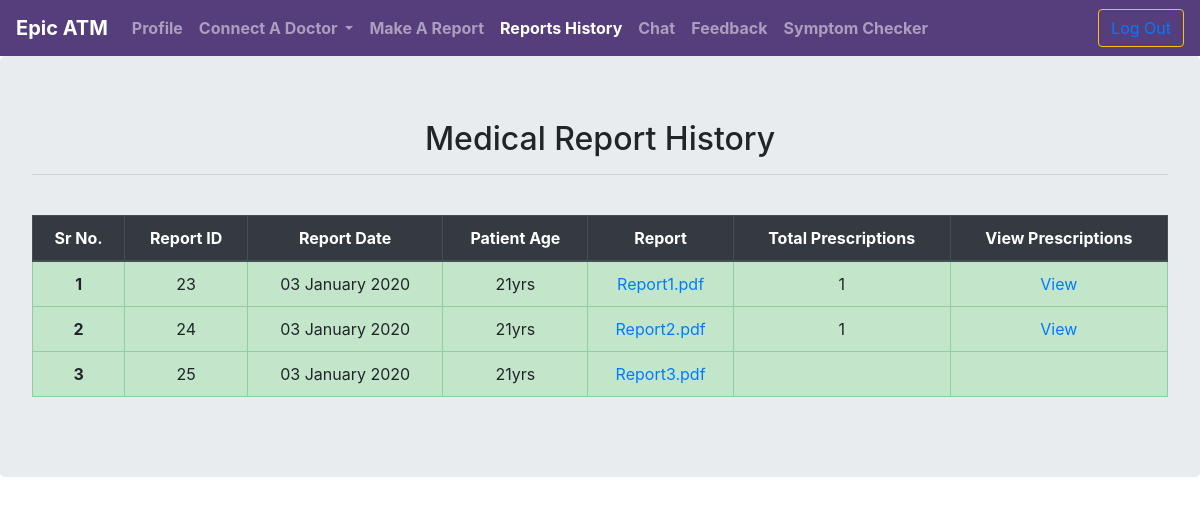
Page /userHistory.php (signed in) on the committed database.
### tables this page shows
CREATE TABLE `user_med` (
  `med_id` int(11) NOT NULL,
  `med_repdate` date NOT NULL,
  `total_pres` int(11) NOT NULL DEFAULT '0',
  `user_id` int(11) NOT NULL,
  `user_gender` varchar(20) NOT NULL,
  `med_age` varchar(20) NOT NULL,
  `med_wt` int(11) NOT NULL,
  `med_ht` int(11) NOT NULL,
  `med_bmi` int(11) NOT NULL,
  `med_fat` int(11) NOT NULL,
  `med_bp` int(11) NOT NULL,
  `med_hmg` int(11) NOT NULL,
  `med_pulse` int(11) NOT NULL,
  `med_temp` int(11) NOT NULL,
  `med_rbc` int(11) NOT NULL,
  `med_hct` int(11) NOT NULL,
  `med_wbc` int(11) NOT NULL,
  `med_plt` int(11) NOT NULL
);

### userHistory.php (the view, shortened to what this page needs)
<html lang="en">
<head>
<?php
if( $_SESSION["user_type"] == 'patient' ){
	require("userNav.php");
}else if( $_SESSION["user_type"] == 'doctor' ){
	echo'<input type="hidden" id="nav-l" value="req"/>';
	require("docNav.php");
}elseif( $_SESSION["user_type"] == 'admin' ){
	echo'<input type="hidden" id="nav-l" value="checkact"/>';
	require("adminNav.php");
}else{header("location:logout.php");}
?>
</head>
<body>
<div class="jumbotron table-responsive">
	<center><h2>Medical Report History</h2></center><hr><br>
	<table class="table table-bordered table-hover">
	<thead class="thead-dark text-center">
		<tr>
		<th scope="col">Sr No.</th>
		<th scope="col">Report ID</th>
		<th scope="col">Report Date</th>
		<th scope="col">Patient Age</th>
		<th scope="col">Report</th>
		<th scope="col">Total Prescriptions</th>
		<th scope="col">View Prescriptions</th>
		</tr>
	</thead>
<tbody>
<?php
	include("db/conn.php");
	if( $_SESSION["user_type"] == 'patient'){
		$user_id=$_SESSION['user_id'];
	}else{
		$user_id= base64_decode($_REQUEST['patient_id']);
	}
$query = "select * from user_med where user_id='$user_id' order by med_repdate desc";
$result = mysqli_query($con,$query) or die( header("location:error.php?error=".mysqli_error($con)."") );
$i=1;
while($row=mysqli_fetch_assoc($result) and ( $i <= 3 ) ){
	$med_id=$row['med_id'];
	$rep_date=$row['med_repdate'];
	$rep_date = date('d F Y', strtotime($rep_date));
	$age=$row['med_age'];
	echo'<tr class="table-success text-center">
		<th scope="row">'.$i.'</th>
		<td>'.$med_id.'</td>
		<td>'.$rep_date.'</td>';
	echo'<td></center>'.$age.'yrs</center></td>
		<td><a target="_blank" href="userReport.php?med_id='.base64_encode($med_id).'">Report'.$i.'.pdf</a></td>';
		$sql="select * from user_pres where med_id = '$med_id'";
		$res= mysqli_query($con,$sql) or die( header("location:error.php?error=".mysqli_error($con)."") );
		$pres_count=mysqli_num_rows($res);
	if( $pres_count > 0 ){
		echo'<td>'.$pres_count.'</td>';
		echo '<td><a href="docPres.php?med_id='.$med_id.'">View</a></td></tr>';
	}else if( $pres_count == 0 ){
		echo'<td><ion-icon name="close"></ion-icon></td>';
		echo'<td><ion-icon name="close"></ion-icon></td></tr>';
	}
	$i+=1;
}
?>
	</tbody>
</table>
</div>
</body>
</html>

### rows in the picture
user_med: med_id "23", med_repdate "03 January 2020", med_age "21", pres_count "1"
user_med: med_id "24", med_repdate "03 January 2020", med_age "21", pres_count "1"
user_med: med_id "25", med_repdate "03 January 2020", med_age "21"
